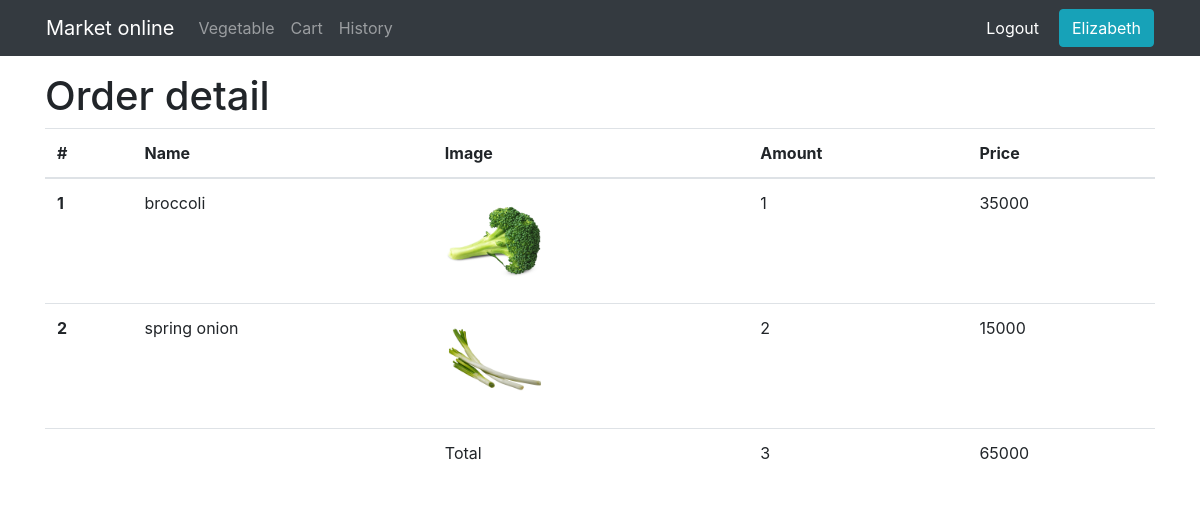
/markets/cart/detail.php?id=2 (signed in), run on the app's committed database.
### tables this page shows
CREATE TABLE `orderdetail` (
  `OrderID` int(10) UNSIGNED NOT NULL,
  `VegetableID` int(10) NOT NULL,
  `Quantity` tinyint(4) NOT NULL,
  `Price` float NOT NULL
);

CREATE TABLE `vegetable` (
  `VegetableID` int(10) NOT NULL,
  `CategoryID` int(10) NOT NULL,
  `VegetableName` varchar(30) NOT NULL,
  `Unit` varchar(20) NOT NULL,
  `Amount` int(10) NOT NULL,
  `Image` varchar(50) NOT NULL,
  `Price` float NOT NULL
);

### markets/class/order.php (called while the page is built, shortened)
<?php
class Order
{
    public $conn;
    public function __construct($conn) {
        $this->conn = $conn;
    }
    function getOrderDetail($orderid)
    {
        $sql = "SELECT * FROM `orderdetail` where orderdetail.OrderID = '$orderid'";
        $old = mysqli_query($this->conn, $sql);
        $val = [];
        while ($row = mysqli_fetch_array($old)) {
            array_push($val, $row);
        }
        return $val;
    }
}

### markets/class/vegetable.php (called while the page is built, shortened)
<?php
class Vegetable
{
    public $conn;
    public function __construct($conn)
    {
        $this->conn = $conn;
    }
    function getByID($vegetableID)
    {
        $sql = "SELECT * FROM vegetable WHERE VegetableID = $vegetableID";
        $old = mysqli_query($this->conn, $sql);
        $row = $old->fetch_assoc();
        return $row;
    }
}

### markets/cart/detail.php (the view, shortened to what this page needs)
<?php
include('../class/vegetable.php');
include('../class/order.php');
include('../connection.php');
$totalPrice = 0;
$totalAmount = 0;
if (!isset($_SESSION['fullname'])) {
    header('location:../customer/login.php');
} else {
    $html = '';
    if (isset($_GET['id'])) {
        $orderID = $_GET['id'];
        $order = new Order($conn);
        $listOrderDetail = $order->getOrderDetail($orderID);
        foreach ($listOrderDetail as $key => $item) {
            $vegetable = new Vegetable($conn);
            $vegetableItem  = $vegetable->getByID($item['VegetableID']);
            $html .= '
                <tr>
                    <th scope="row">' . $key + 1 . '</th>
                    <td>' . $vegetableItem['VegetableName'] . '</td>
                    <td><img src="../' . $vegetableItem['Image'] . '" alt="" style="width: 100px; height:100px;"></td>
                    <td>' . $item['Quantity'] . '</td>
                    <td>' . $vegetableItem['Price'] . '</td>
                </tr>';
            $totalPrice += $item['Quantity'] * $vegetableItem['Price'];
            $totalAmount += $item['Quantity'];
        }
    }
}
?>
<!DOCTYPE html>
<html lang="en">
<head>
    <link rel="stylesheet" href="../css/booststrap.css">
    <link rel="stylesheet" href="../css/style.css">
</head>
<body>
    <?php include('../menu.php') ?>
    <div class="container mt-3">
        <h1>Order detail</h1>
        <table class="table">
            <thead>
                <tr>
                    <th scope="col">#</th>
                    <th scope="col">Name</th>
                    <th scope="col">Image</th>
                    <th scope="col">Amount</th>
                    <th scope="col">Price</th>
                </tr>
            </thead>
            <tbody>
                <?php echo $html; ?>
                <tr>
                    <th scope="row"></th>
                    <td></td>
                    <td>Total</td>
                    <td><?php echo $totalAmount; ?></td>
                    <td><?php echo $totalPrice; ?></td>
                </tr>
            </tbody>
        </table>
    </div>
</body>
</html>

### markets/css/style.css (style rules this page uses)
* { box-sizing: border-box; }

### data on the page
orderdetail: VegetableID.VegetableName "broccoli", VegetableID.Image (picture), Quantity "1", VegetableID.Price "35000"
orderdetail: VegetableID.VegetableName "spring onion", VegetableID.Image (picture), Quantity "2", VegetableID.Price "15000"

### other printed values
$fullname "Elizabeth"
$totalAmount "3"
$totalPrice "65000"
